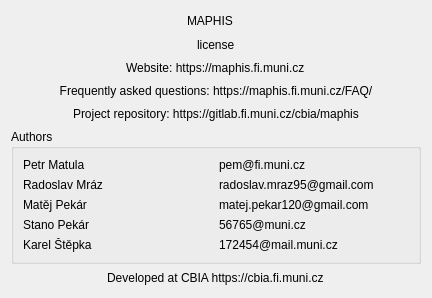
<?xml version="1.0" encoding="UTF-8"?>
<ui version="4.0">
 <class>AboutMAPHIS</class>
 <widget class="QDialog" name="AboutMAPHIS">
  <property name="geometry">
   <rect>
    <x>0</x>
    <y>0</y>
    <width>432</width>
    <height>298</height>
   </rect>
  </property>
  <property name="windowTitle">
   <string>About MAPHIS</string>
  </property>
  <layout class="QHBoxLayout" name="horizontalLayout">
   <item>
    <layout class="QVBoxLayout" name="verticalLayout">
     <item>
      <layout class="QHBoxLayout" name="horizontalLayout_2">
       <item>
        <spacer name="horizontalSpacer">
         <property name="orientation">
          <enum>Qt::Horizontal</enum>
         </property>
         <property name="sizeHint" stdset="0">
          <size>
           <width>40</width>
           <height>20</height>
          </size>
         </property>
        </spacer>
       </item>
       <item alignment="Qt::AlignHCenter">
        <widget class="QLabel" name="lblMAPHIS">
         <property name="sizePolicy">
          <sizepolicy hsizetype="Maximum" vsizetype="Preferred">
           <horstretch>0</horstretch>
           <verstretch>0</verstretch>
          </sizepolicy>
         </property>
         <property name="text">
          <string>MAPHIS</string>
         </property>
        </widget>
       </item>
       <item alignment="Qt::AlignHCenter">
        <widget class="QLabel" name="lblVersion">
         <property name="sizePolicy">
          <sizepolicy hsizetype="Maximum" vsizetype="Preferred">
           <horstretch>0</horstretch>
           <verstretch>0</verstretch>
          </sizepolicy>
         </property>
         <property name="text">
          <string>&lt;version&gt;</string>
         </property>
        </widget>
       </item>
       <item>
        <spacer name="horizontalSpacer_2">
         <property name="orientation">
          <enum>Qt::Horizontal</enum>
         </property>
         <property name="sizeHint" stdset="0">
          <size>
           <width>40</width>
           <height>20</height>
          </size>
         </property>
        </spacer>
       </item>
      </layout>
     </item>
     <item alignment="Qt::AlignHCenter">
      <widget class="QLabel" name="lblLicense">
       <property name="text">
        <string>license</string>
       </property>
       <property name="textFormat">
        <enum>Qt::RichText</enum>
       </property>
      </widget>
     </item>
     <item alignment="Qt::AlignHCenter">
      <widget class="QLabel" name="lblWebsite">
       <property name="text">
        <string>Website: https://maphis.fi.muni.cz</string>
       </property>
       <property name="textFormat">
        <enum>Qt::MarkdownText</enum>
       </property>
       <property name="openExternalLinks">
        <bool>true</bool>
       </property>
       <property name="textInteractionFlags">
        <set>Qt::LinksAccessibleByKeyboard|Qt::LinksAccessibleByMouse|Qt::TextBrowserInteraction|Qt::TextSelectableByKeyboard|Qt::TextSelectableByMouse</set>
       </property>
       <property name="buddy">
        <cstring>lblFAQ</cstring>
       </property>
      </widget>
     </item>
     <item alignment="Qt::AlignHCenter">
      <widget class="QLabel" name="lblFAQ">
       <property name="text">
        <string>Frequently asked questions: https://maphis.fi.muni.cz/FAQ/</string>
       </property>
       <property name="textFormat">
        <enum>Qt::MarkdownText</enum>
       </property>
       <property name="alignment">
        <set>Qt::AlignCenter</set>
       </property>
       <property name="openExternalLinks">
        <bool>true</bool>
       </property>
       <property name="textInteractionFlags">
        <set>Qt::LinksAccessibleByKeyboard|Qt::LinksAccessibleByMouse|Qt::TextBrowserInteraction|Qt::TextSelectableByKeyboard|Qt::TextSelectableByMouse</set>
       </property>
       <property name="buddy">
        <cstring>lblProjectRepoURL</cstring>
       </property>
      </widget>
     </item>
     <item alignment="Qt::AlignHCenter">
      <widget class="QLabel" name="lblProjectRepoURL">
       <property name="text">
        <string>Project repository: https://gitlab.fi.muni.cz/cbia/maphis</string>
       </property>
       <property name="textFormat">
        <enum>Qt::MarkdownText</enum>
       </property>
       <property name="openExternalLinks">
        <bool>true</bool>
       </property>
       <property name="textInteractionFlags">
        <set>Qt::LinksAccessibleByKeyboard|Qt::LinksAccessibleByMouse|Qt::TextBrowserInteraction|Qt::TextSelectableByKeyboard|Qt::TextSelectableByMouse</set>
       </property>
       <property name="buddy">
        <cstring>lblMailMatulaP</cstring>
       </property>
      </widget>
     </item>
     <item>
      <widget class="QGroupBox" name="gridAuthors">
       <property name="title">
        <string>Authors</string>
       </property>
       <layout class="QGridLayout" name="gridLayout_2">
        <item row="2" column="0">
         <widget class="QLabel" name="label_5">
          <property name="text">
           <string>Matěj Pekár</string>
          </property>
         </widget>
        </item>
        <item row="2" column="1">
         <widget class="QLabel" name="lblMailPekarM">
          <property name="text">
           <string>matej.pekar120@gmail.com</string>
          </property>
          <property name="textFormat">
           <enum>Qt::MarkdownText</enum>
          </property>
          <property name="openExternalLinks">
           <bool>true</bool>
          </property>
          <property name="textInteractionFlags">
           <set>Qt::LinksAccessibleByKeyboard|Qt::LinksAccessibleByMouse|Qt::TextBrowserInteraction|Qt::TextSelectableByKeyboard|Qt::TextSelectableByMouse</set>
          </property>
          <property name="buddy">
           <cstring>lblMailPekarS</cstring>
          </property>
         </widget>
        </item>
        <item row="3" column="0">
         <widget class="QLabel" name="label_7">
          <property name="text">
           <string>Stano Pekár</string>
          </property>
         </widget>
        </item>
        <item row="0" column="0">
         <widget class="QLabel" name="label">
          <property name="text">
           <string>Petr Matula</string>
          </property>
         </widget>
        </item>
        <item row="1" column="0">
         <widget class="QLabel" name="label_3">
          <property name="text">
           <string>Radoslav Mráz</string>
          </property>
         </widget>
        </item>
        <item row="4" column="1">
         <widget class="QLabel" name="lblMailStepkaK">
          <property name="text">
           <string>172454@mail.muni.cz</string>
          </property>
          <property name="textFormat">
           <enum>Qt::MarkdownText</enum>
          </property>
          <property name="openExternalLinks">
           <bool>true</bool>
          </property>
          <property name="textInteractionFlags">
           <set>Qt::LinksAccessibleByKeyboard|Qt::LinksAccessibleByMouse|Qt::TextBrowserInteraction|Qt::TextSelectableByKeyboard|Qt::TextSelectableByMouse</set>
          </property>
          <property name="buddy">
           <cstring>lblCBIA</cstring>
          </property>
         </widget>
        </item>
        <item row="0" column="1">
         <widget class="QLabel" name="lblMailMatulaP">
          <property name="text">
           <string>pem@fi.muni.cz</string>
          </property>
          <property name="textFormat">
           <enum>Qt::MarkdownText</enum>
          </property>
          <property name="openExternalLinks">
           <bool>true</bool>
          </property>
          <property name="textInteractionFlags">
           <set>Qt::LinksAccessibleByKeyboard|Qt::LinksAccessibleByMouse|Qt::TextBrowserInteraction|Qt::TextSelectableByKeyboard|Qt::TextSelectableByMouse</set>
          </property>
          <property name="buddy">
           <cstring>lblMailMrazR</cstring>
          </property>
         </widget>
        </item>
        <item row="4" column="0">
         <widget class="QLabel" name="label_9">
          <property name="text">
           <string>Karel Štěpka</string>
          </property>
         </widget>
        </item>
        <item row="1" column="1">
         <widget class="QLabel" name="lblMailMrazR">
          <property name="text">
           <string>radoslav.mraz95@gmail.com</string>
          </property>
          <property name="textFormat">
           <enum>Qt::MarkdownText</enum>
          </property>
          <property name="openExternalLinks">
           <bool>true</bool>
          </property>
          <property name="textInteractionFlags">
           <set>Qt::LinksAccessibleByKeyboard|Qt::LinksAccessibleByMouse|Qt::TextBrowserInteraction|Qt::TextSelectableByKeyboard|Qt::TextSelectableByMouse</set>
          </property>
          <property name="buddy">
           <cstring>lblMailPekarM</cstring>
          </property>
         </widget>
        </item>
        <item row="3" column="1">
         <widget class="QLabel" name="lblMailPekarS">
          <property name="text">
           <string>56765@muni.cz</string>
          </property>
          <property name="textFormat">
           <enum>Qt::MarkdownText</enum>
          </property>
          <property name="openExternalLinks">
           <bool>true</bool>
          </property>
          <property name="textInteractionFlags">
           <set>Qt::LinksAccessibleByKeyboard|Qt::LinksAccessibleByMouse|Qt::TextBrowserInteraction|Qt::TextSelectableByKeyboard|Qt::TextSelectableByMouse</set>
          </property>
          <property name="buddy">
           <cstring>lblMailStepkaK</cstring>
          </property>
         </widget>
        </item>
       </layout>
      </widget>
     </item>
     <item alignment="Qt::AlignHCenter">
      <widget class="QLabel" name="lblCBIA">
       <property name="text">
        <string>Developed at CBIA https://cbia.fi.muni.cz</string>
       </property>
       <property name="textFormat">
        <enum>Qt::MarkdownText</enum>
       </property>
       <property name="openExternalLinks">
        <bool>true</bool>
       </property>
       <property name="textInteractionFlags">
        <set>Qt::LinksAccessibleByKeyboard|Qt::LinksAccessibleByMouse|Qt::TextBrowserInteraction|Qt::TextSelectableByKeyboard|Qt::TextSelectableByMouse</set>
       </property>
       <property name="buddy">
        <cstring>lblWebsite</cstring>
       </property>
      </widget>
     </item>
    </layout>
   </item>
  </layout>
 </widget>
 <resources/>
 <connections/>
</ui>
